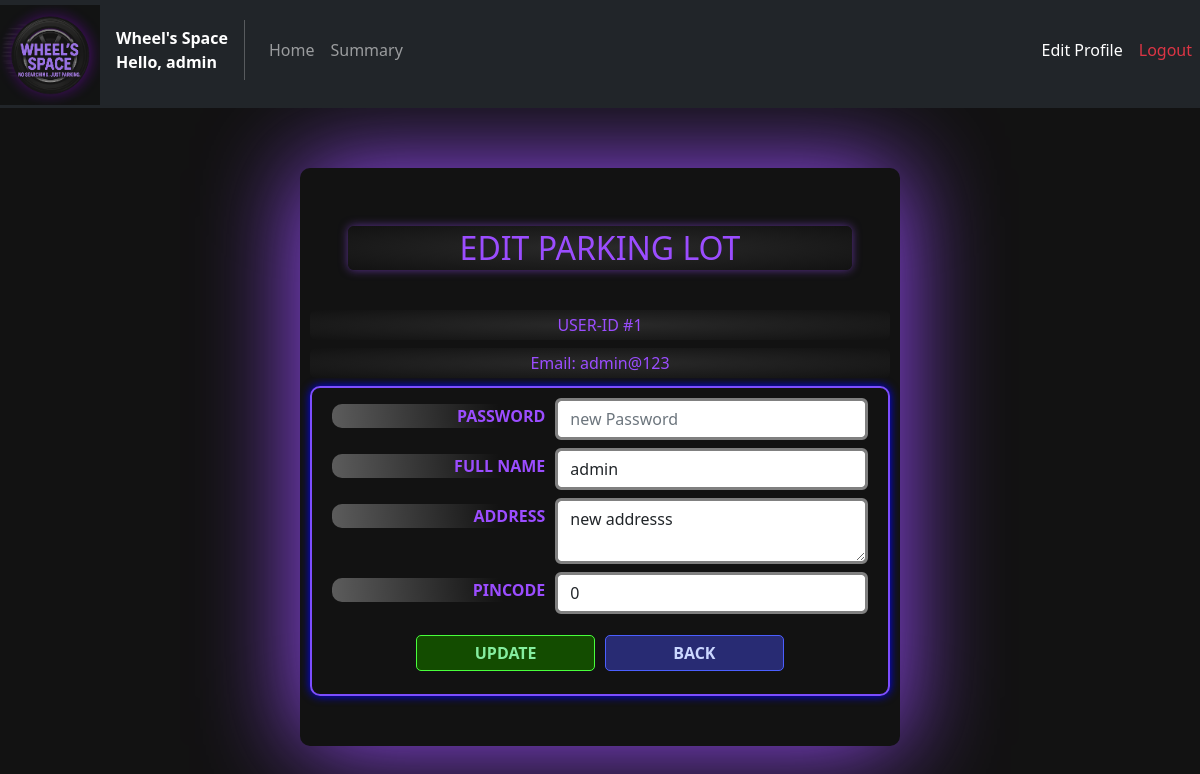
The page /useredit/1 on the database its author committed.
### models/Users.py (models this page shows)
class Users(db.Model):
    __tablename__ = "Users"
    user_id = db.Column(db.Integer, primary_key = True)
    email   = db.Column(db.String(64), unique = True, nullable=False)
    passw   = db.Column(db.String(32), nullable = False)
    name    = db.Column(db.String(64), nullable = False)
    address = db.Column(db.Text, nullable = False)
    pincode = db.Column(db.Integer,nullable = False)
    reserved = db.relationship("Reservations",back_populates = "user")

### controllers/user_routes.py (the view, shortened to what this page needs)
@user_routes.route('/useredit/<int:user_id>', methods = ["GET","POST"])
def useredit(user_id):
    user = Users.query.filter_by(user_id = user_id).first()
    return render_template("user_edit.html", user=user, hide_alert=True)

### templates/user_edit.html (shortened to what this page needs)
<!DOCTYPE html>
<html lang="en">
<head>
    <link href="https://cdn.jsdelivr.net/npm/bootstrap@5.2.3/dist/css/bootstrap.min.css" rel="stylesheet"
>
    <link rel="stylesheet" href="{{ url_for('static', filename='css/General_style.css') }}">
    <link rel="stylesheet" href="{{ url_for('static', filename='css/User_style.css') }}">
    <link rel="stylesheet" href="../static/css/User_style.css">
    <link rel="stylesheet" href="../static/css/General_style.css">
</head>
<body>
    <nav class="navbar navbar-expand-lg navbar-dark bg-dark my-nav-bar">
        <div class="navbar-brand logo">
            <img src="{{ url_for('static', filename='images/logo.png' )}}" alt="LOGO" id="logo" class="img-fluid mb-5">
        </div>
        <div>
            <div class="fw-bold text-white">Wheel's Space</div>
            <div class="fw-bold text-white"> Hello, {{user.name}}</div>
        </div>
        <div class="collapse navbar-collapse" id="navbarelements">
            <ul class="navbar-nav me-auto">
                <li class="nav-item">
                    <a href="{{url_for('user_routes.home',user_id = user.user_id)}}" class="nav-link my-nav-link">Home</a>
                </li>
                <li class="nav-item">
                    <a href="{{url_for('user_routes.summary',user_id = user.user_id)}}" class="nav-link my-nav-link">Summary</a>
                </li>
            </ul>
            <ul class="navbar-nav">
                 <li class="nav-item">
                    <a href="#" class="nav-link my-nav-link active">Edit Profile</a>
                </li>
                <li class="nav-item">
                    <a href="{{url_for('auth_rbac.logout')}}" class="nav-link my-nav-link text-danger">Logout</a>
                </li>
            </ul>
        </div>
    </nav>
    <div class="span-box text-center container">
        <div class="row  mb-4 py-2 justify-content-center">
            <div class="view-highlight h2 col-10">EDIT PARKING LOT</div>
        </div>
        <div class="col-12 mb-2 px-5 view-highlight" style="box-shadow: none;">USER-ID #{{user.user_id}}</div>
        <div class="col-12 mb-2 text-break view-highlight" style="box-shadow: none;">Email: {{user.email}}</div>
        <form class="form-style form my-form" action="{{ url_for('user_routes.useredit', user_id = user.user_id) }}" method="POST">
            <div class="mb-2 d-flex">
                <label for="password" class="form-label col-5">Password</label>
                <input class="form-control my-form-input" type="password" name="password" placeholder="new Password" id="password" value="">
            </div>
            <div class="mb-2 d-flex">
                <label for="fullname" class="form-label col-5">Full Name</label>
                <input class="form-control my-form-input" type="text" name="fullname" id="fullname" value="{{user.name}}">
            </div>
            <div class="mb-2 d-flex">
                <label for="address" class="form-label col-5">Address</label>
                <textarea name="address" id="address" rows="2" class="form-control my-form-input">{{user.address}}</textarea>
            </div>
            <div class="mb-3 d-flex">
                <label for="pincode" class="form-label col-5">Pincode</label>
                <input class="form-control my-form-input" type="number" name="pincode" id="pincode" value="{{user.pincode}}" min="0" max="999999">
            </div>
            <div class="mb-2 d-flex justify-content-center">
                <input class="user-btn add-btn col-4" type="submit" value="UPDATE" id="submit">
                <a href="{{ url_for('user_routes.home',user_id = user.user_id) }}" class="user-btn edit-btn col-4">BACK</a>
            </div>
        </form>
    </div>
</body>
</html>

### static/css/General_style.css (style rules this page uses)
body { background-color: #121212; }
.logo { max-width: 100px; max-height: 100px; }
.my-nav-bar { padding-top: 0px; }
.my-nav-link { padding: 10px; }
.view-highlight { display: inline-block; text-align: center !important; padding: 3px; border-radius: 6px; background: radial-gradient(#2a2a2a, #121212); color: #9b4dff; box-shadow: 0 0 10px #9b4dff88; }
.span-box { min-width: 200px; max-width: 600px !important; margin-top: 5%; width: 80%; background-color: #121212; box-shadow: 0px 0px 100px 0px #9b4dff; padding: 50px 10px; border-radius: 10px; }
.edit-btn { background-color: #282b73; color: #cbd7ff; border: 1px solid #4b5fff; }
.add-btn { background-color: #134c00; color: #85ee9f; border: 1px solid #48ff3b; }
.my-form { padding: 10px 20px; border: 2px solid #7c4dff; border-radius: 10px; box-shadow: 0px 0px 10px 0px blue; }
.my-form div { justify-content: center; }
.my-form label { margin-top: 6px; padding-right: 10px; color: #9b4dff; text-transform: uppercase; height: fit-content; font-weight: bold; text-align: right; border-radius: 10px; background: radial-gradient(circle at top right,#ffffff00 25%,#ffffff50 100%); }
.my-form .my-form-input { border: 3px solid gray !important; }

### static/css/User_style.css (style rules this page uses)
.user-btn { display: inline-block; text-decoration: none; font-weight: bold; padding: 5px 20px; margin: 5px; border-radius: 5px; transition: 0.2s all linear; text-align: center; cursor: pointer; }

### rows shown on the page
Users: name "admin", user_id "1", email "admin@123", fullname "admin", address "new addresss", pincode "0"
